Frame 1 (no input): blank canvas, image omitted
Frame 60 (no input): blank canvas, image omitted
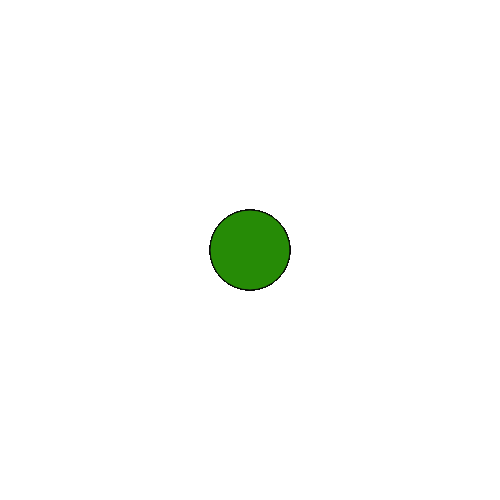
Frame 120 (the mouse pressed at the canvas centre since frame 60)

The p5.js sketch whose frames 1 and 60 were blank and that drew this single picture after the mouse press (run headless with seeded random() and noise() and a simulated clock; from frame 60 on, the mouse is pressed at the canvas centre):

// p5.js sketch
// ── sketch.js
function setup() {
  createCanvas(500,500);
}

function draw() {
  
  if (mouseIsPressed) {
    strokeWeight(1);
    stroke(9);
    fill(random(255), random(100,200), random(100));
    ellipse(mouseX,mouseY,80,80);
  } else {
    strokeWeight(1);
    stroke(255);
    fill(0);
  }
}
